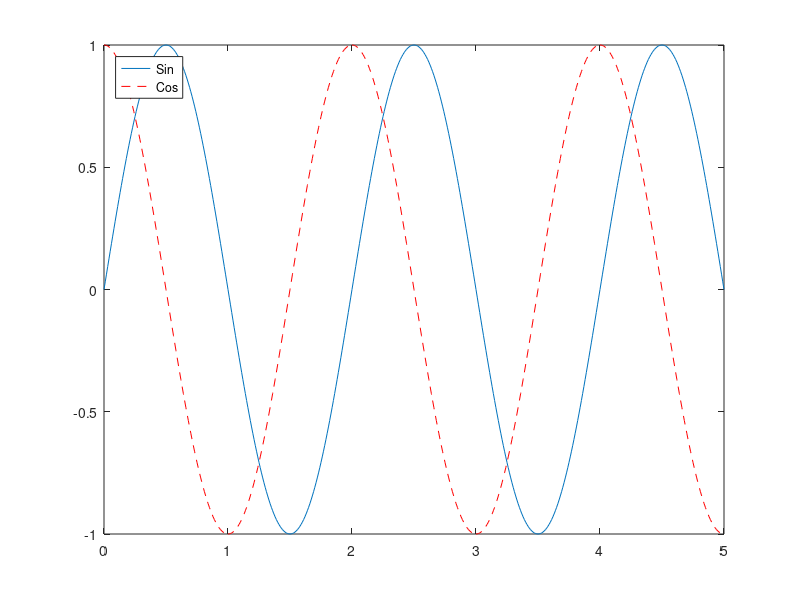

This figure's MATLAB source:
x = [0:0.01:5];
xlabel('x')
ylabel('Sin(x*pi)')
plot(x, sin(x*pi))
hold on
plot(x, cos(x*pi), 'r--');
legend('Sin', 'Cos', 'Location','northwest')
